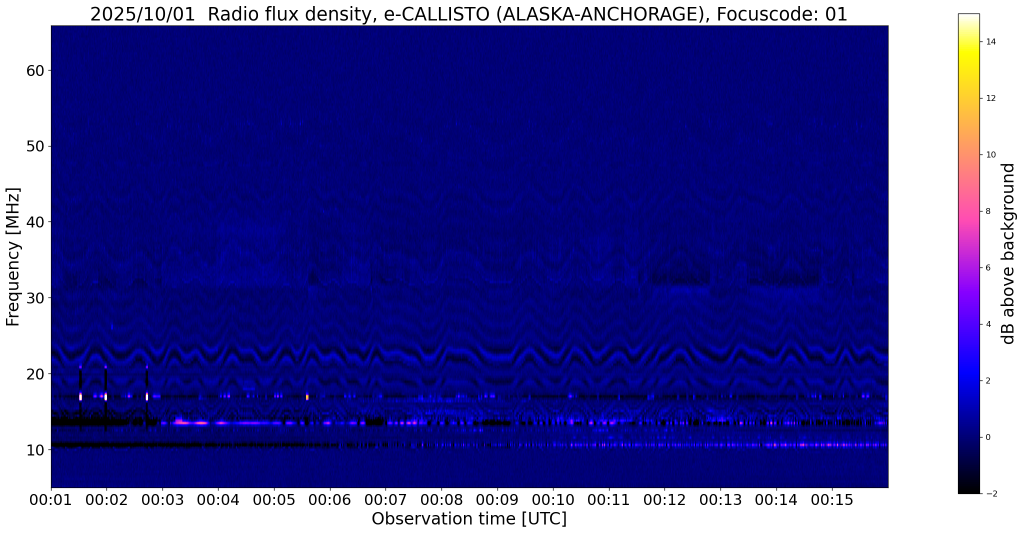
#> input picture dcgan/eCallisto_data/spectrograms/ALASKA-ANCHORAGE_20251001_000100_01.fit.gz.png, 2047 x 1067 px (shown at 1/2 size); its folder holds only this picture in this run
$ python -i sumthreshold_denoise.py   (imports and definitions only)
#> lines starting #> are read from the running program, lines starting #| are printed output that depends on the picture; after the words box and inside, x2 and y2 are one past the last pixel; in counts of white or black regions, pixels touching at a corner belong together
"""
SumThreshold-based RFI cleaning (Offringa et al.), adapted for solar radio
burst dynamic spectra.

Pipeline: robust 2D background fit -> per-channel normalized residual ->
continuous 2D "how burst-like" weight -> multi-scale SumThreshold ratio scan
(scaled by the burst weight throughout, so a real burst can't flag itself and
contributes no sharp edges to the scan) -> graduated suppression (no hard
0%/100% switch anywhere in the pipeline).

`sumthreshold_cleaning_wrapper` at the bottom matches
`denoise_new.advanced_rfi_cleaning_wrapper`'s call signature so it can be
swapped in directly in slicing_utils_new.py.
"""

from __future__ import annotations

import numpy as np
import pandas as pd
from scipy.ndimage import uniform_filter, uniform_filter1d


def _fill_nonfinite(data: np.ndarray) -> np.ndarray:
    """
    Replace NaN/Inf via per-channel linear interpolation along time, before
    any statistics are computed.

    Confirmed on a real own-station file: a single dropped time-sample (1
    row out of 416546) left NaN in 330 of 411 frequency channels for that
    one instant. Every median/MAD in this pipeline is computed per-channel
    across the FULL time axis (np.median etc. are not NaN-aware), so left
    alone, that one bad sample would poison those channels' background fit
    and normalization for the ENTIRE file -- confirmed: every window sliced
    from that file came out NaN, regardless of how far its burst window was
    from the actual bad sample. Interpolating first contains the damage to
    just the handful of originally-bad pixels.
    """
    if np.isfinite(data).all():
        return data
    data = data.copy()
    t = np.arange(data.shape[1])
    for row in data:
        bad = ~np.isfinite(row)
        if not bad.any():
            continue
        good = ~bad
        row[bad] = np.interp(t[bad], t[good], row[good]) if good.any() else 0.0
    return data


def robust_smooth_background(
    data: np.ndarray,
    freq_win: int = 9,
    time_win: int = 121,
    n_iter: int = 4,
    sigma: float = 3.0,
) -> tuple[np.ndarray, np.ndarray]:
    """
    Iteratively fit a smooth 2D background, excluding outliers (bursts AND
    RFI, both are "not smooth") from the fit each round so neither pulls the
    background estimate toward itself.

    The outlier threshold is per-row (each frequency channel judged against
    its own median/MAD), not one global scalar for the whole spectrogram: a
    burst is rarely extreme relative to the WHOLE image's noise floor, only
    relative to its own channel's, so a global threshold silently keeps most
    of a burst's pixels in the fit and biases the background upward near it.
    """
#> called with freq_win = 9, time_win = 121, n_iter = 4, sigma = 3
    mask = np.zeros_like(data, dtype=bool)
    background = None
    for _ in range(n_iter):
        valid = (~mask).astype(np.float32)
        filled = np.where(mask, 0.0, data)
        num = uniform_filter(filled, size=(freq_win, time_win), mode="reflect")
        den = uniform_filter(valid, size=(freq_win, time_win), mode="reflect")
        background = num / np.maximum(den, 1e-6)

        residual = data - background
        row_med = np.median(residual, axis=1, keepdims=True)
        row_mad = np.median(np.abs(residual - row_med), axis=1, keepdims=True) * 1.4826 + 1e-9
        mask = np.abs(residual - row_med) > sigma * row_mad
#> this loop made 4 passes
#> pass 1, in robust_smooth_background, `mask = np.abs(residual - row_med) > sigma * row_mad`:
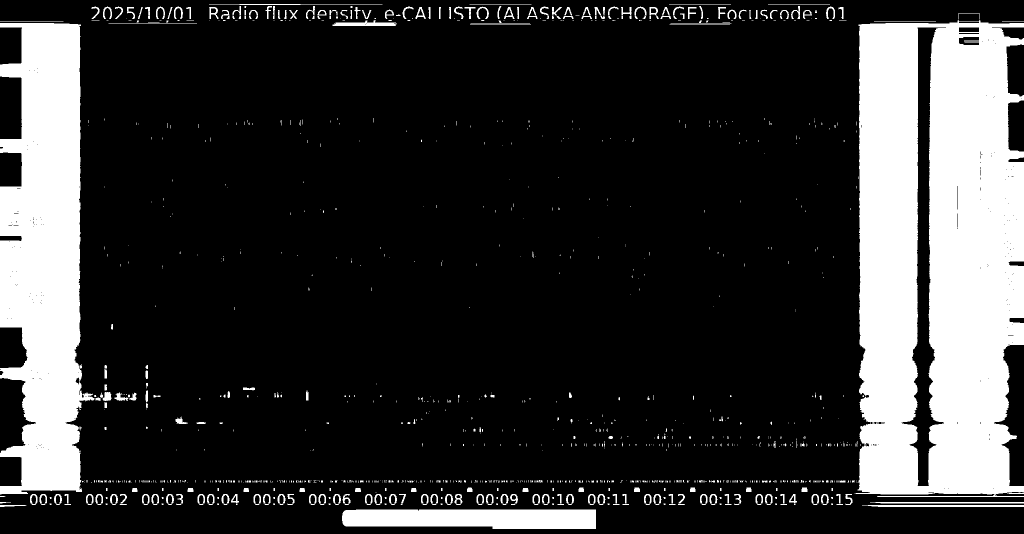
#> mask: shape (1067, 2047) bool (shown at 1/2 size); 20.2% white; 1211 white regions (963 under 20 px), largest, box (x1, y1, x2, y2) and area: (1709, 39, 2047, 994) 266887, (0, 46, 189, 989) 124778, (684, 1019, 1192, 1058) 18219
#> after the loop:
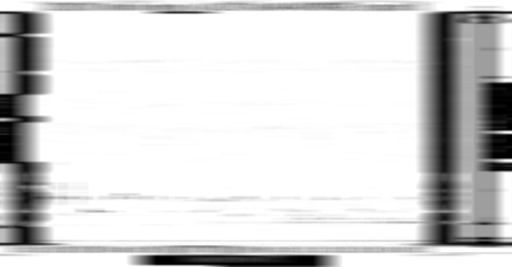
#> den: shape (1067, 2047) float32 (shown at 1/4 size); min 0, max 1, mean 0.838
#> after the loop:
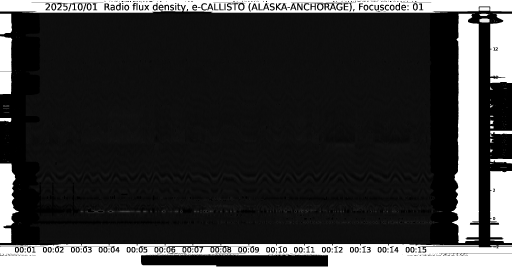
#> filled: shape (1067, 2047) float64 (shown at 1/4 size); min 0, max 255, mean 52.1
#> after the loop:
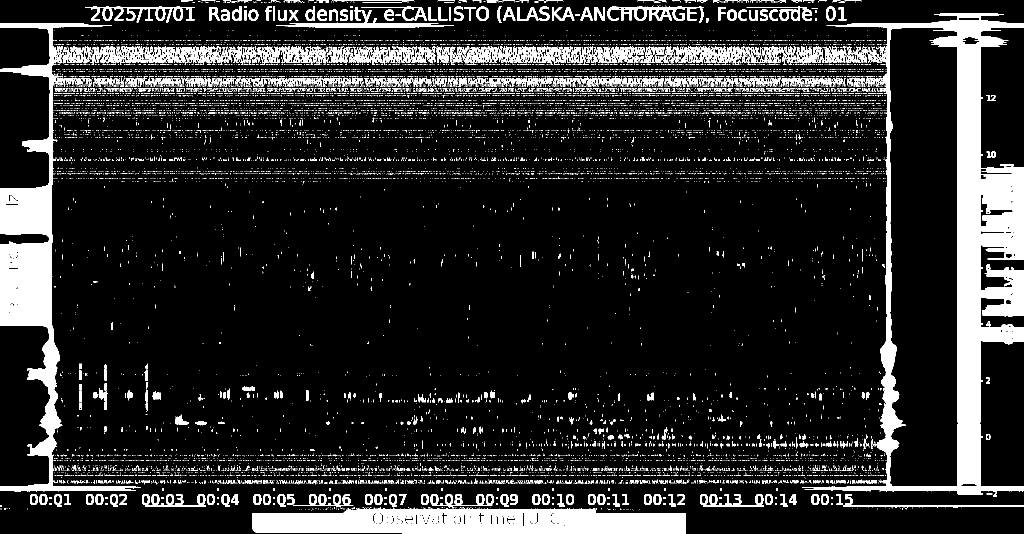
#> mask: shape (1067, 2047) bool (shown at 1/2 size); 13.4% white; 16230 white regions (15564 under 20 px), largest, box (x1, y1, x2, y2) and area: (1604, 26, 2047, 993) 85175, (0, 46, 282, 982) 42680, (504, 1014, 1372, 1067) 36776
#> after the loop:
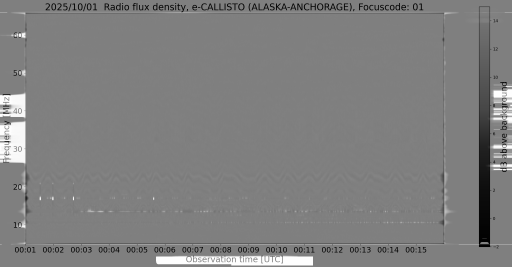
#> residual: shape (1067, 2047) float64 (shown at 1/4 size); min -255, max 255, mean 0.3; drawn with min black and max white
#> after the loop:
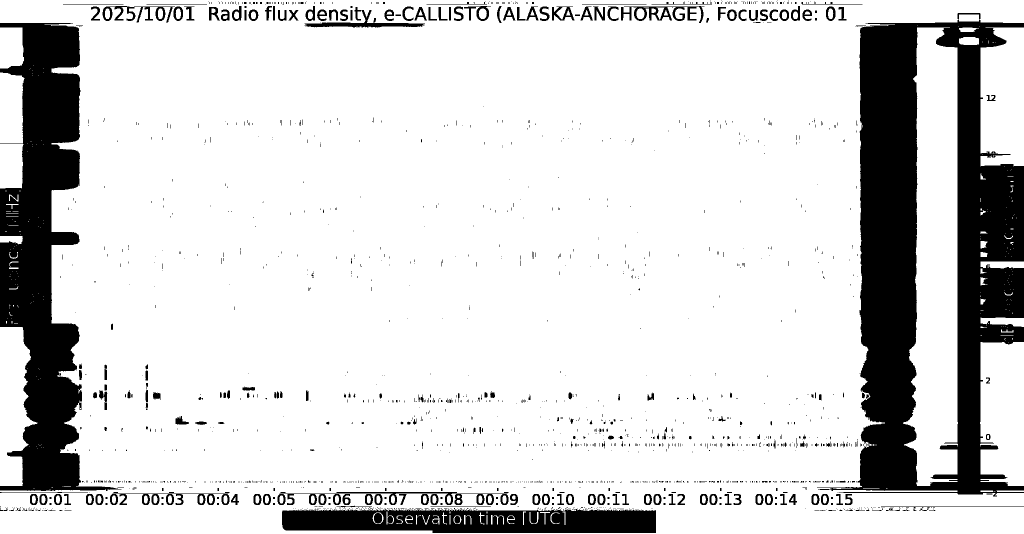
#> valid: shape (1067, 2047) float32 (shown at 1/2 size); values 0 (black) and 1 (white), 83.8% white; 1743 black regions (1504 under 20 px), largest, box (x1, y1, x2, y2) and area: (1634, 26, 2047, 993) 180827, (0, 46, 248, 982) 100235, (564, 1016, 1312, 1066) 30268

    return background, mask


def per_row_normalize(residual: np.ndarray) -> np.ndarray:
    """
    Normalize each frequency row by its own MAD, so one global sigma
    threshold downstream behaves like a per-channel threshold (channels
    differ in noise level, MHz to MHz). MAD's 50%-breakdown robustness makes
    excluding burst columns first unnecessary -- a real burst is a small
    minority of the timeline.
    """
    row_med = np.median(residual, axis=1, keepdims=True)
    row_mad = np.median(np.abs(residual - row_med), axis=1, keepdims=True) * 1.4826 + 1e-9
    # np.median always returns float64 regardless of input dtype, which would
    # otherwise silently upcast this (large, freq x time) result -- cast back
    # explicitly rather than let every downstream array double in memory
    return ((residual - row_med) / row_mad).astype(residual.dtype)


def burst_weight_2d(
    residual_norm: np.ndarray,
    freq_smooth: int = 15,
    time_smooth: int = 21,
    sigma: float = 2.0,
    sharpness: float = 1.0,
) -> np.ndarray:
    """
    Continuous [0,1] "how burst-like is this pixel" weight. Genuinely 2D
    (smoothed in both frequency and time before thresholding) so it follows
    the real shape of an elevated region -- including a drifting Type III's
    diagonal track, which only occupies a narrow frequency band at any given
    time -- rather than a column-only decision that would protect (or fail
    to protect) an entire time-slice uniformly across every channel.
    """
    smoothed = uniform_filter(np.abs(residual_norm), size=(freq_smooth, time_smooth), mode="reflect")
    med = np.median(smoothed)
    mad = np.median(np.abs(smoothed - med)) * 1.4826 + 1e-9
    z = (smoothed - med) / mad
    weight = (1.0 / (1.0 + np.exp(-(z - sigma) * sharpness))).astype(residual_norm.dtype)
    if np.mean(weight > 0.5) > 0.5:
        # degenerate case: "most of the spectrogram looks like burst" means
        # the threshold is miscalibrated for this data (e.g. a globally
        # noisy station), not that there's really a burst everywhere
        weight = np.zeros_like(weight)
    return weight


def persistent_row_correction(residual, freq_win=9, sigma=3.0, sharpness=1.0):
    """
    Per-row (n_freq,) correction for channels persistently offset from their
    neighbors for the ENTIRE timeline, plus a continuous [0,1] confidence
    weight for how strongly each row triggered it.

    Why needed in addition to per_row_normalize: a row that's elevated for
    its whole length has that elevation baked into ITS OWN median/MAD, so
    normalizing against itself can't see it as anomalous -- confirmed on
    real data, a persistently-contaminated row's raw residual sat at
    mean~888 (the smooth 2D background fit didn't fully remove it either,
    since freq_win x time_win smoothing isn't primarily aimed at a single
    channel's constant DC-like offset) yet its OWN residual_norm showed
    essentially no outliers (std=0.96, 0.1% beyond 3 sigma) -- the
    elevation IS that row's "normal". Comparing each row's typical level
    against a smoothed CROSS-ROW (neighboring channel) reference instead --
    same idea as FPBS.analyze_persistent_bands earlier in this project,
    applied here as this pipeline's own row-level check -- catches what
    per-row self-normalization structurally cannot.

    Returns (correction, weight), both shape (n_freq,): subtract
    `weight * correction` (broadcast across time) from residual to flatten
    out the persistent excess before the rest of the pipeline runs.
    """
    from scipy.ndimage import median_filter
    row_level = np.median(residual, axis=1)
    local_expected = median_filter(row_level, size=freq_win, mode="reflect")
    dev = row_level - local_expected
    mad = np.median(np.abs(dev)) * 1.4826 + 1e-9
    z = np.abs(dev) / mad
    weight = 1.0 / (1.0 + np.exp(-(z - sigma) * sharpness))
    return dev.astype(residual.dtype), weight.astype(residual.dtype)


def vertical_rfi_weight(
    residual_norm: np.ndarray,
    coverage_threshold: float = 0.1,
    sigma: float = 3.0,
    sharpness: float = 20.0,
) -> np.ndarray:
    """
    Continuous [0,1] "how much does this time instant look like
    instantaneous broadband RFI" signal, based on CROSS-FREQUENCY coverage
    (what fraction of channels are simultaneously anomalous right now) --
    deliberately NOT time-smoothed, since coverage is specifically about
    "all at once".

    Why this is needed in addition to burst_weight_2d: magnitude alone
    can't separate a real burst from strong instantaneous broadband
    interference (e.g. electrical switching noise) -- on real data, a
    vertical RFI band's residual peaked far higher than a real burst's own
    region (~14 vs ~4.2 in per-row-normalized units), so a magnitude-based
    detector protects the RFI and leaves the real burst exposed to
    suppression, exactly backwards. Coverage is the distinguishing signal
    instead: genuine broadband interference can hit every channel in the
    receiver bandpass simultaneously; a real solar burst, even broadband,
    rarely does -- propagation/dispersion leaves some frequency structure
    -- so high simultaneous coverage is treated as RFI regardless of how
    strong it is.

    Takes `residual_norm` (already per-channel normalized, see
    per_row_normalize), NOT raw residual -- first attempt recomputed a
    fresh per-column (cross-frequency) median/MAD here instead, which is
    the wrong baseline: if RFI raises every channel by roughly the same
    amount, the column's own statistics shift right along with it, so
    nothing looks like an outlier relative to ITSELF even though the whole
    column is anomalous relative to what's normal for each channel. Each
    channel needs to be judged against its OWN typical level first (already
    done by per_row_normalize) -- only then does asking "how many channels
    are simultaneously elevated" mean anything. Same two-step logic
    denoise_new.py already uses (per-channel MAD-normalize in step1, THEN
    per-instant coverage in step2), just applied to this pipeline's own
    per-row-normalized residual instead of recomputing it separately.

    `coverage_threshold`/`sigma` defaults match denoise_new.py's
    already-validated vertical-RFI thresholds (Type 3 params); sigmoid'd
    instead of a hard cutoff to stay consistent with the rest of this
    pipeline's soft-switch suppression.
    """
    anomalous = residual_norm > sigma
    coverage = anomalous.mean(axis=0)
    return (1.0 / (1.0 + np.exp(-(coverage - coverage_threshold) * sharpness))).astype(residual_norm.dtype)


def sumthreshold_axis_ratio(
    residual: np.ndarray,
    axis: int,
    base_threshold: float,
    window_sizes: tuple[int, ...] = (1, 2, 4, 8, 16, 32),
    rho: float = 1.5,
    protect_weight: np.ndarray | None = None,
) -> np.ndarray:
    """
    Multi-scale combinatorial threshold along one axis (Offringa et al.),
    returning a continuous ratio = |windowed average| / that scale's
    threshold (max across scales) rather than a binary flag, so suppression
    downstream can be graduated instead of all-or-nothing.

    axis=1 (time): narrowband/persistent interference (elongated in time at
        one frequency). axis=0 (frequency): broadband/instantaneous
        interference (elongated in frequency at one time).

    `protect_weight`: continuous [0,1] burst weight (see burst_weight_2d).
    Scaling `work` by it BEFORE the windowed averages are computed (not just
    masking the final result) keeps a burst from contaminating any window
    that partially overlaps it, without introducing a sharp edge at the
    boundary the way a hard mask would.
    """
    ratio = np.zeros(residual.shape, dtype=residual.dtype)
    work = residual.copy()
    if protect_weight is not None:
        work = work * (1.0 - protect_weight)

    for M in window_sizes:
        thresh = float(base_threshold / (rho ** np.log2(M)))  # np.log2 returns an np.float64 scalar, which (unlike a Python float) is a "strong" dtype under NEP50 and would upcast every float32 array it touches
        if M == 1:
            avg = work
        else:
            avg = uniform_filter1d(work, size=M, axis=axis, mode="reflect")
        this_ratio = np.abs(avg) / thresh
        if M > 1:
            from scipy.ndimage import maximum_filter1d
            this_ratio = maximum_filter1d(this_ratio, size=M, axis=axis, mode="reflect")
        ratio = np.maximum(ratio, this_ratio)
        newly = this_ratio > 1.0
        work = np.where(newly, np.sign(work) * thresh, work)

    if protect_weight is not None:
        ratio = ratio * (1.0 - protect_weight)
    return ratio


def clean(
    data: np.ndarray,
    freq_win: int = 9,
    time_win: int = 121,
    bg_iter: int = 4,
    bg_sigma: float = 3.0,
    burst_sigma: float = 2.0,
    burst_sharpness: float = 1.0,
    base_threshold_sigma: float = 6.0,
    window_sizes: tuple[int, ...] = (1, 2, 4, 8, 16, 32),
    rho: float = 1.5,
    suppression_ramp: float = 2.0,
    vrfi_coverage_threshold: float = 0.1,
    vrfi_sigma: float = 3.0,
    known_burst_weight: np.ndarray | None = None,
    return_intermediates: bool = True,
) -> dict:
    """
    Full pipeline: robust background -> residual -> per-channel
    normalization -> continuous burst weight -> SumThreshold ratio scan
    (time axis + frequency axis) -> graduated suppression.

    `suppression_ramp`: suppression fraction = clip(ratio / suppression_ramp,
    0, 1) -- a pixel exactly at the classic SumThreshold flag threshold
    (ratio=1) gets 50% suppressed, not switched instantly from 0% to 100%;
    full suppression only applies once a pixel is clearly past threshold.

    `vrfi_coverage_threshold`/`vrfi_sigma`: passed straight through to
    vertical_rfi_weight() (see its docstring) -- exposed here mainly so
    event_review's parameter panel can adjust them per-event for cases with
    heavy residual instantaneous-broadband RFI the default 0.1/3.0 doesn't
    fully catch. Defaults match vertical_rfi_weight()'s own, so callers that
    don't pass these get identical behavior to before this was exposed.

    `known_burst_weight`: optional [0,1] array (same shape as `data`) of
    ground-truth burst protection, applied AFTER the vertical-RFI veto below
    (via elementwise max) so a labeled burst is always protected even if it
    happens to also look RFI-like. Pass this whenever the burst's real time
    range is already known (e.g. from a labeled catalog) instead of trusting
    auto-detection alone.

    `return_intermediates`: default True returns a dict with every stage
    (background, residual, masks, ...) so results can be inspected, not just
    the final `cleaned` array -- this is what makes debugging/plotting
    possible, so it stays the default. But holding every full-size (n_freq x
    n_time) array alive simultaneously until that dict is built is exactly
    what pushed real own-station files (hundreds of thousands of columns) to
    12-13GB peak RSS and got OOM-killed on a 15GB no-swap machine -- pass
    False (as the batch-processing wrapper below does) to drop each array as
    soon as later stages stop needing it, in exchange for only getting
    `cleaned` back.
    """
    data = _fill_nonfinite(data)
    background, _ = robust_smooth_background(data, freq_win, time_win, bg_iter, bg_sigma)
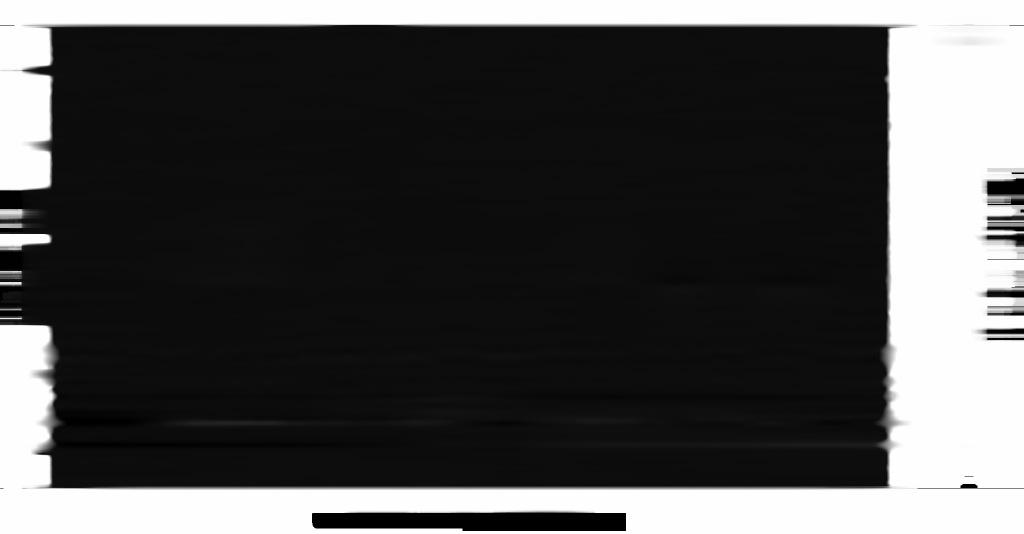
#> background: shape (1067, 2047) float64 (shown at 1/2 size); min -1.07e-06, max 255, mean 76.6; drawn with min black and max white
    residual = data - background
    if not return_intermediates:
        del background

    # flatten out any per-row persistent excess the smooth 2D background fit
    # didn't catch (see persistent_row_correction docstring) BEFORE
    # per-row normalization -- otherwise a persistently-contaminated row's
    # own MAD absorbs the excess and the rest of the pipeline never sees it
    row_dev, row_weight = persistent_row_correction(residual)
#> in persistent_row_correction, `row_level = np.median(residual, axis=1)`: row_level = 1067 values, max 87.45 at index 977, min -114.1 at index 51, mean 0.0113
#> (the rest of the program and of its run is left out)
